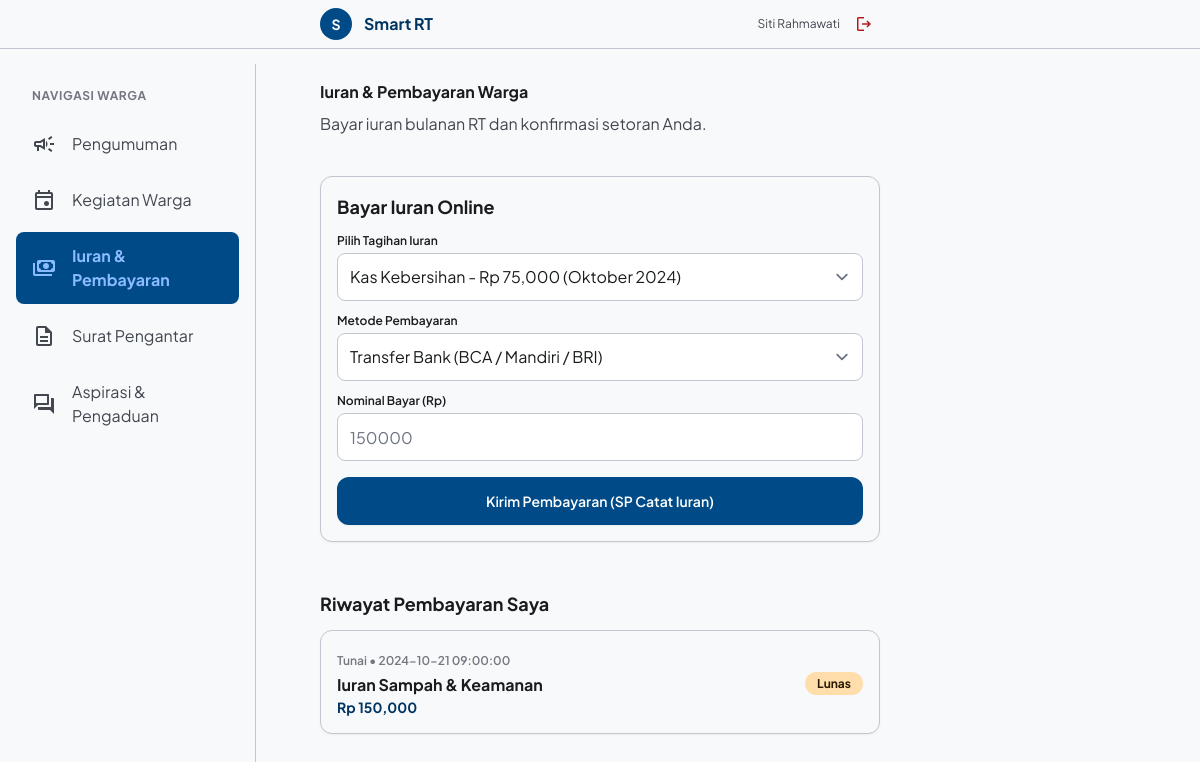
Screenshot of /warga/iuran (signed in) with the database file from the repository.
### tables this page shows
CREATE TABLE pembayaran (
            id_pembayaran INTEGER PRIMARY KEY AUTOINCREMENT,
            id_iuran INTEGER NOT NULL,
            id_warga INTEGER NOT NULL,
            tanggal_bayar DATETIME NOT NULL,
            bukti_bayar TEXT,
            metode_bayar TEXT,
            jumlah_bayar REAL NOT NULL,
            status_verifikasi TEXT DEFAULT 'pending',
            FOREIGN KEY (id_iuran) REFERENCES iuran(id_iuran) ON DELETE CASCADE,
            FOREIGN KEY (id_warga) REFERENCES warga(id_warga) ON DELETE CASCADE
        );

CREATE TABLE iuran (
            id_iuran INTEGER PRIMARY KEY AUTOINCREMENT,
            id_rt INTEGER NOT NULL,
            nama_iuran TEXT NOT NULL,
            nominal REAL NOT NULL,
            jenis_periode TEXT,
            bulan TEXT,
            tahun INTEGER,
            keterangan TEXT,
            FOREIGN KEY (id_rt) REFERENCES rt(id_rt) ON DELETE CASCADE
        );

### app.py (the view)
@app.route('/warga/iuran')
def warga_iuran():
    if 'user_id' not in session:
        return redirect(url_for('login'))
    id_warga = session['user_id']
    success_msg = request.args.get('msg')
    conn = db.get_db()
    cursor = conn.cursor()
    cursor.execute("SELECT * FROM iuran ORDER BY id_iuran DESC")
    iuran_list = [dict(row) for row in cursor.fetchall()]
    cursor.execute('''
        SELECT p.*, i.nama_iuran
        FROM pembayaran p
        JOIN iuran i ON p.id_iuran = i.id_iuran
        WHERE p.id_warga = ?
        ORDER BY p.id_pembayaran DESC
    ''', (id_warga,))
    pembayaran_list = [dict(row) for row in cursor.fetchall()]
    conn.close()
    return render_template('warga_iuran.html', iuran_list=iuran_list, pembayaran_list=pembayaran_list, success_msg=success_msg)

### app.py (called while the page is built)
@app.context_processor
def inject_global_vars():
    return dict(now_date=datetime.now().strftime('%A, %d %b %Y'))

### db.py (called while the page is built)
def get_db():
    conn = sqlite3.connect(DB_FILE)
    conn.row_factory = sqlite3.Row
    return conn

### templates/warga_iuran.html (shortened to what this page needs)
{% extends 'warga_base.html' %}
{% set active_tab = 'iuran' %}
{% block content %}
<div class="flex flex-col gap-stack-sm my-2">
    <h1 class="font-headline-lg-mobile text-headline-lg-mobile text-on-background font-bold">Iuran & Pembayaran Warga</h1>
    <p class="font-body-md text-body-md text-on-surface-variant">Bayar iuran bulanan RT dan konfirmasi setoran Anda.</p>
</div>
<section class="bg-surface border border-outline-variant rounded-xl p-4 my-2 shadow-sm">
    <h2 class="font-headline-md text-on-background font-bold text-lg mb-3">Bayar Iuran Online</h2>
    <form class="flex flex-col gap-3" action="/warga/iuran/bayar" method="POST">
        <div class="flex flex-col gap-1">
            <label class="font-label-md text-on-surface font-semibold text-xs">Pilih Tagihan Iuran</label>
            <select name="id_iuran" class="h-element-height-tap w-full rounded-lg border border-outline-variant px-3 font-body-md text-on-surface focus:border-primary focus:ring-1 focus:ring-primary outline-none" required>
                {% for i in iuran_list %}
                <option value="{{ i.id_iuran }}">{{ i.nama_iuran }} - Rp {{ "{:,.0f}".format(i.nominal) }} ({{ i.bulan }} {{ i.tahun }})</option>
                {% endfor %}
            </select>
        </div>
        <div class="flex flex-col gap-1">
            <label class="font-label-md text-on-surface font-semibold text-xs">Metode Pembayaran</label>
            <select name="metode_bayar" class="h-element-height-tap w-full rounded-lg border border-outline-variant px-3 font-body-md text-on-surface focus:border-primary focus:ring-1 focus:ring-primary outline-none">
                <option value="Transfer Bank">Transfer Bank (BCA / Mandiri / BRI)</option>
            </select>
        </div>
        <div class="flex flex-col gap-1">
            <label class="font-label-md text-on-surface font-semibold text-xs">Nominal Bayar (Rp)</label>
            <input name="jumlah_bayar" type="number" step="1000" class="h-element-height-tap rounded-lg border border-outline-variant px-3 font-body-md text-on-surface focus:border-primary focus:ring-1 focus:ring-primary outline-none" placeholder="150000" required/>
        </div>
        <button class="h-element-height-tap w-full bg-primary-container text-on-primary rounded-xl font-label-md text-sm font-semibold flex items-center justify-center mt-1 active:scale-[0.98] transition-transform shadow-sm" type="submit">
            Kirim Pembayaran (SP Catat Iuran)
        </button>
    </form>
</section>
<section class="my-4">
    <h2 class="font-headline-md text-on-background font-bold text-lg mb-3">Riwayat Pembayaran Saya</h2>
    <div class="flex flex-col gap-3">
        {% for p in pembayaran_list %}
        <div class="bg-surface rounded-xl border border-outline-variant p-4 shadow-sm flex items-center justify-between">
            <div>
                <span class="text-xs text-outline font-semibold">{{ p.metode_bayar }} • {{ p.tanggal_bayar }}</span>
                <h3 class="font-bold text-on-surface text-base mt-0.5">{{ p.nama_iuran }}</h3>
                <p class="text-sm font-bold text-primary">Rp {{ "{:,.0f}".format(p.jumlah_bayar) }}</p>
            </div>
            <div>
                {% if p.status_verifikasi == 'Lunas' %}
                <span class="px-3 py-1 bg-tertiary-fixed text-on-tertiary-fixed font-bold text-xs rounded-full">Lunas</span>
                {% else %}
                <span class="px-3 py-1 bg-amber-100 text-amber-900 font-bold text-xs rounded-full">Pending</span>
                {% endif %}
            </div>
        </div>
        {% else %}
        <div class="p-6 text-center text-outline bg-surface rounded-xl border border-outline-variant text-sm">
            Belum ada data pembayaran.
        </div>
        {% endfor %}
    </div>
</section>
{% endblock %}

### templates/warga_base.html (style rules this page uses)
body { font-family: 'Plus Jakarta Sans', sans-serif; background-color: #f8f9fa; min-height: 100vh; }

### rows the page displays
pembayaran: metode_bayar "Tunai", tanggal_bayar "2024-10-21 09:00:00", nama_iuran "Iuran Sampah & Keamanan", jumlah_bayar "150,000", status_verifikasi "Lunas"

### other values shown
{{ session['user_name'][0] if session.get('user_name') else 'W' }} "S"
{{ session['user_name'] }} "Siti Rahmawati"
form field id_iuran "Kas Kebersihan - Rp 75,000 (Oktober 2024)"
